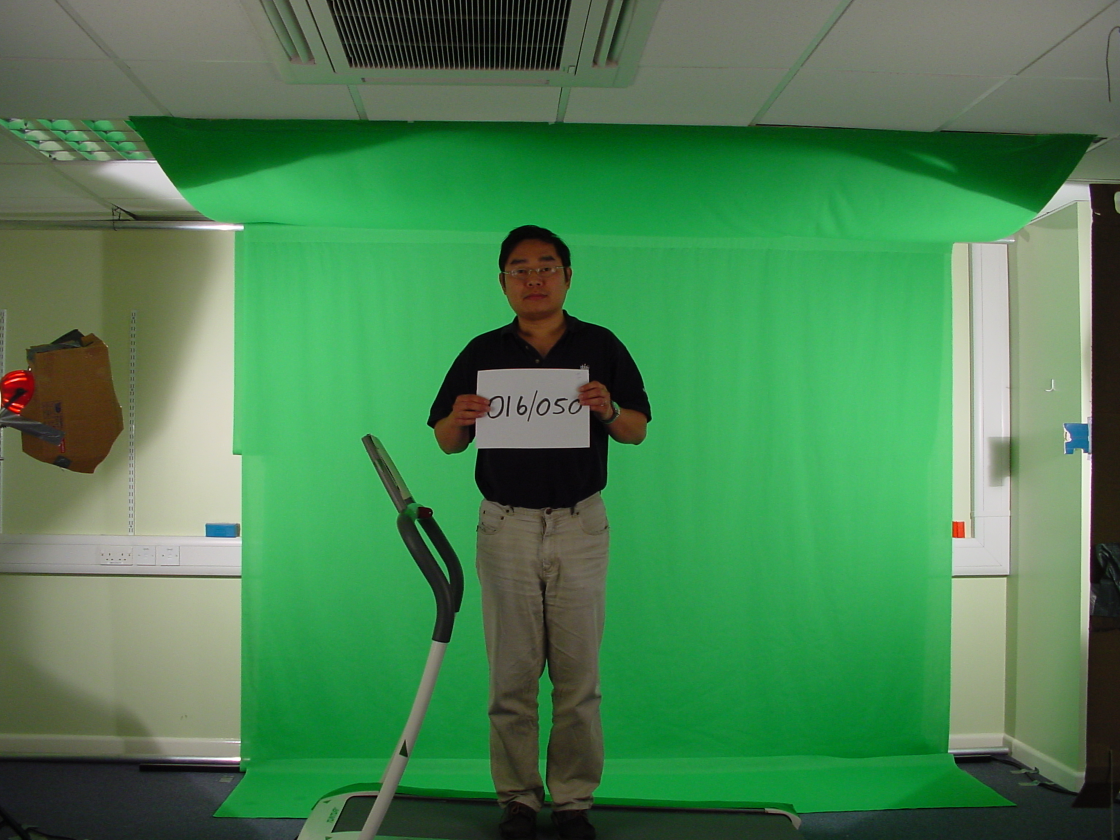
#> input picture train/training/016z050pf.jpg, 2240 x 1680 px (shown at 1/2 size); its folder holds only this picture in this run
$ jupyter execute --allow-errors body_shape_biometric_mine_final.ipynb   (shell and % lines are left out)
#> lines starting #> are read from the running program, lines starting #| are printed output that depends on the picture; after the words box and inside, x2 and y2 are one past the last pixel; in counts of white or black regions, pixels touching at a corner belong together
# 1) Imports

[cell 1]
import numpy as np
import matplotlib.pyplot as plt
import pandas as pd

[cell 2]
from PIL import Image
from sklearn.preprocessing import Normalizer
import os
import glob
import cv2

# 2) Data Loading

[cell 3]
def load_data(path):
#> called with path = 'biometrics/train/*'
    files = glob.glob(path)

    col_images = []
    gray_images = []
    labels = []

    for file in files:
        data_path = os.path.join(file, '*g')
        subject = glob.glob(data_path)
        label = os.path.basename(file)


        for data in subject:
            labels.append(label)
            img = cv2.imread(data)
#> img is the input picture: shape (1680, 2240, 3); mean B, G, R 82.3, 129.5, 74.7
            crop_img = img[300:1530, 750:1500]
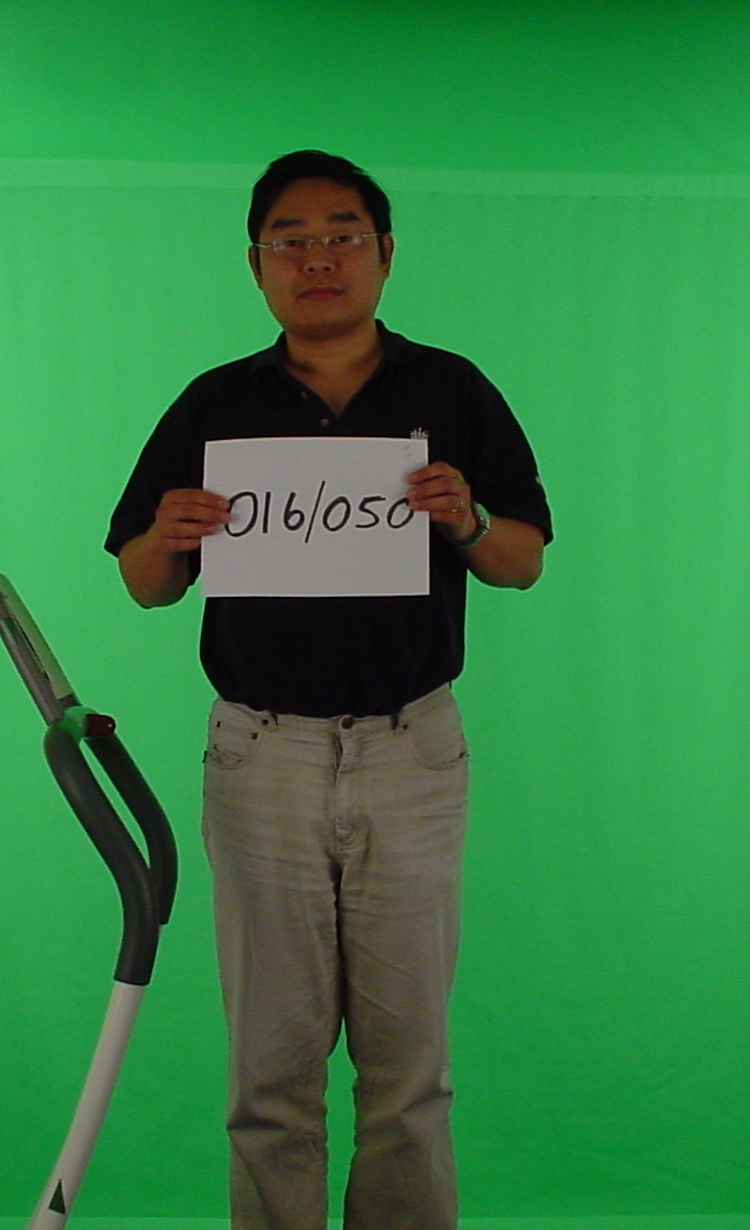
#> crop_img: shape (1230, 750, 3); mean B, G, R 67.5, 126.9, 49.9
            img = cv2.cvtColor(crop_img, cv2.COLOR_BGR2RGB)
#> img: shape (1230, 750, 3)
            gray = cv2.cvtColor(crop_img, cv2.COLOR_BGR2GRAY)
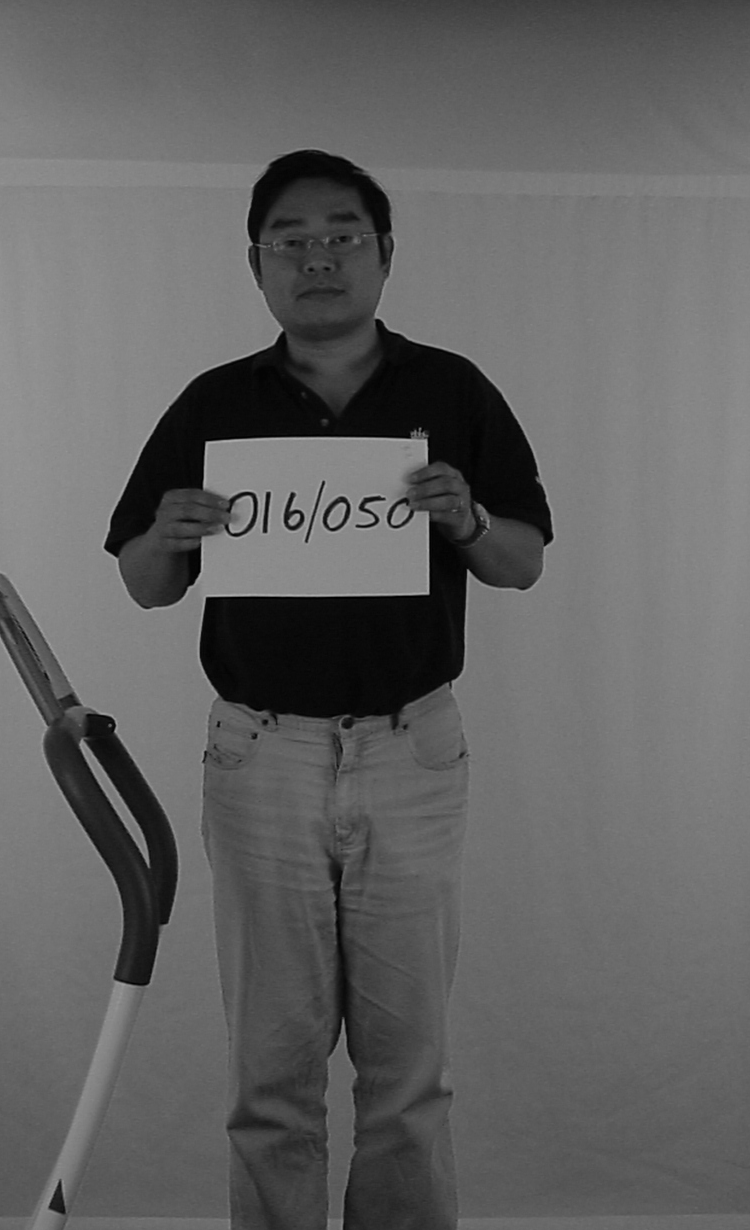
#> gray: shape (1230, 750); min 0, max 181, mean 97.1
            col_images.append(img)
            gray_images.append(gray)

    return col_images, gray_images, labels

[cell 4]
train_path = 'biometrics/train/*'
test_path = 'biometrics/test/*'

train_col, train_data, train_labels = load_data(train_path)
#> train_col = 1 item; train_data = 1 item; train_labels = ['training']
test_col, test_data, test_labels = load_data(test_path)

# 4) Pre-processing

### 4.1) Data Preparation

[cell 5]
def create_templates(datum):
    background = cv2.imread('background.jpg')
    crop_bg = background[300:1530, 750:1500]

    bg = cv2.cvtColor(crop_bg, cv2.COLOR_RGB2LAB)
    _, thr = cv2.threshold(bg,90,255,cv2.THRESH_BINARY)
    bg = cv2.cvtColor(thr, cv2.COLOR_LAB2RGB)
    bg = cv2.cvtColor(bg, cv2.COLOR_RGB2GRAY)
    _, thr_bg = cv2.threshold(bg,120,255,cv2.THRESH_BINARY)

    template_top_treadmill = thr_bg[690:1100, 55:145]

    return template_top_treadmill#, template_marker

[cell 6]
# [16 lines left out: function remove_treadmill, not called in this run]

[cell 7]
def preprocess(data, data_col, TRAIN=True):
#> called with TRAIN = True
    template_top_treadmill = []
    #template_marker = []

    data1 = data.copy()
#> data1 = 1 item

    for i, datum, col_img in zip(range(len(data1)), data1, data_col):

        img = cv2.cvtColor(col_img, cv2.COLOR_RGB2LAB)
#> img: shape (1230, 750, 3); mean of channels 0, 1, 2 120.7, 94.5, 153.4
        _, thr = cv2.threshold(img,90,255,cv2.THRESH_BINARY)
#> thr: shape (1230, 750, 3); mean of channels 0, 1, 2 197.9, 83.4, 255
        img = cv2.cvtColor(thr, cv2.COLOR_LAB2RGB)
        img = cv2.cvtColor(img, cv2.COLOR_RGB2GRAY)
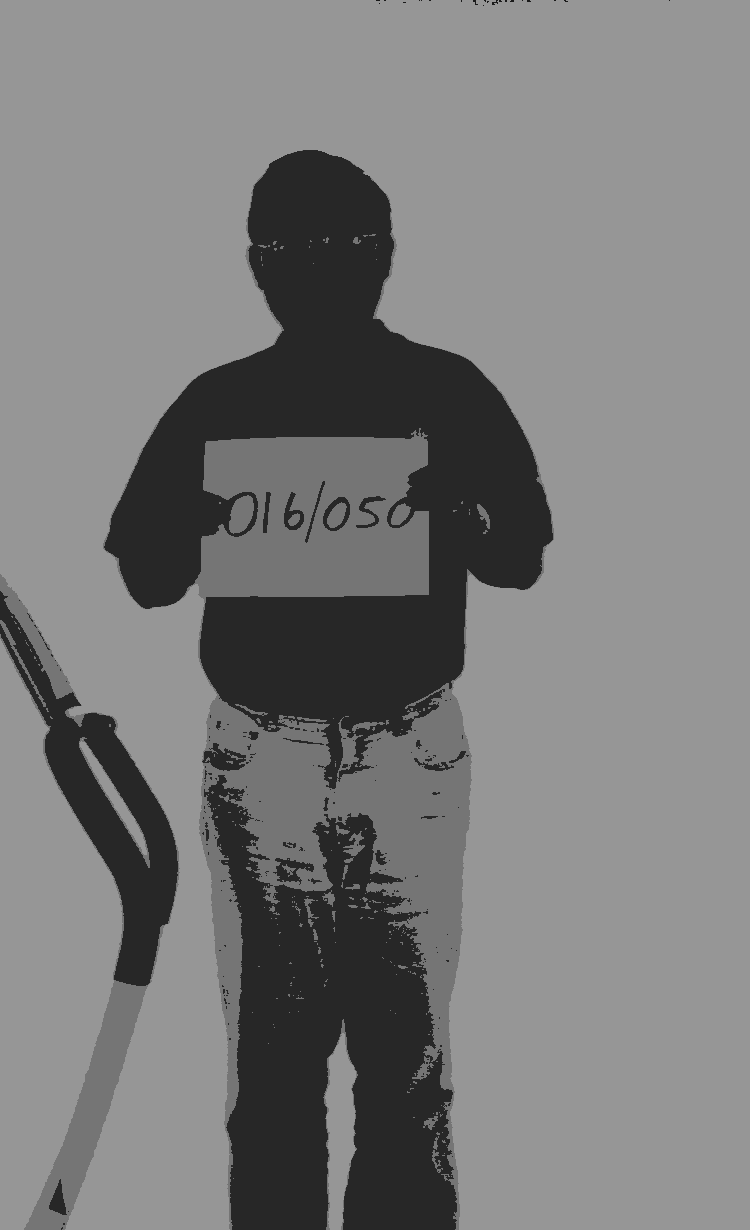
#> img: shape (1230, 750); min 26, max 150, mean 121.7
        _, thr = cv2.threshold(img,120,255,cv2.THRESH_BINARY)
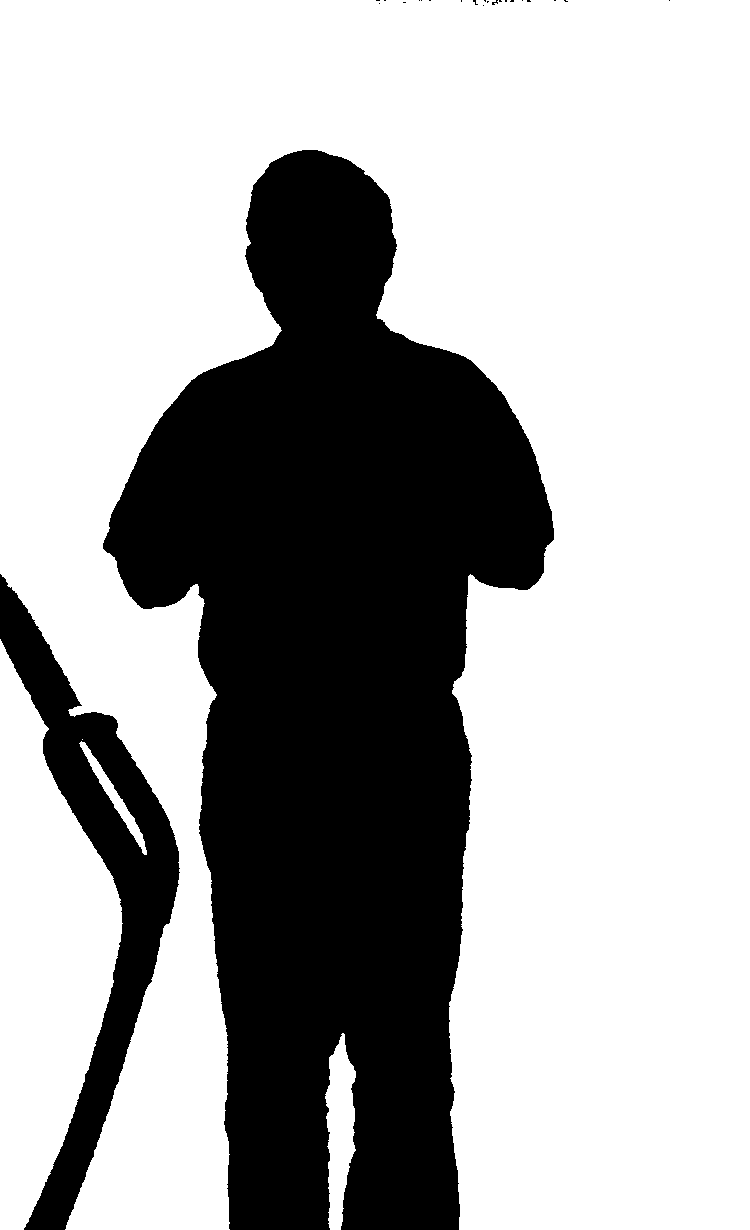
#> thr: shape (1230, 750); 67.3% white; 23 black regions (21 under 20 px), largest, box (x1, y1, x2, y2) and area: (103, 150, 554, 1230) 270454, (0, 574, 180, 1230) 31132

        if i == 0:
            template_top_treadmill = create_templates(thr)

        tmp = remove_treadmill(template_top_treadmill, thr)

        data1[i] = tmp

    return data1

#> (a cell that did not finish here is left out)

### 4.2) Feature Extraction

[cell 9]
# [10 lines left out: function find_center, not called in this run]

[cell 10]
# [31 lines left out: function generate_contours, not called in this run]

[cell 11]
# [10 lines left out: function unwrap_silhouette, not called in this run]

[cell 12]
# [8 lines left out: function down_sample, not called in this run]

[cell 13]
# [9 lines left out: function get_features, not called in this run]

#> (a cell that did not finish here is left out)

#> (a cell that did not finish here is left out)

#> (a cell that did not finish here is left out)

#> (a cell that did not finish here is left out)

#> (a cell that did not finish here is left out)

# 5) Histogram of Distances

[cell 19]
train_front = []
train_side = []
test_front = []
test_side = []

train_front_labels = []
test_front_labels = []
train_side_labels = []
test_side_labels = []

# Generating front and side profile datasets
#> (the rest of this cell did not finish here and is left out)

#> (a cell that did not finish here is left out)

[cell 21]
distances_side = []
distances_front = []

#> (the rest of this cell did not finish here and is left out)

[cell 22]
plt.hist(distances_front)
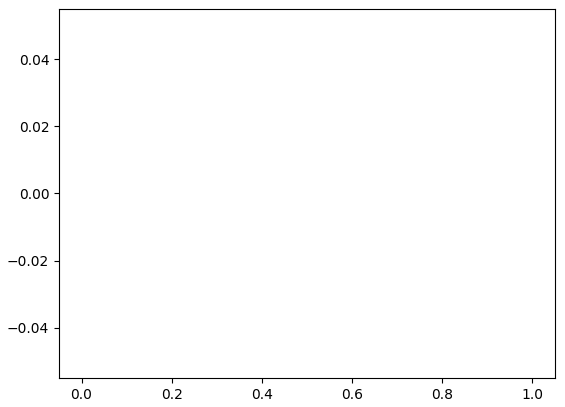
#> figure drawn by matplotlib, 1 panel

$ run again, on test/testing/DSC00165.JPG
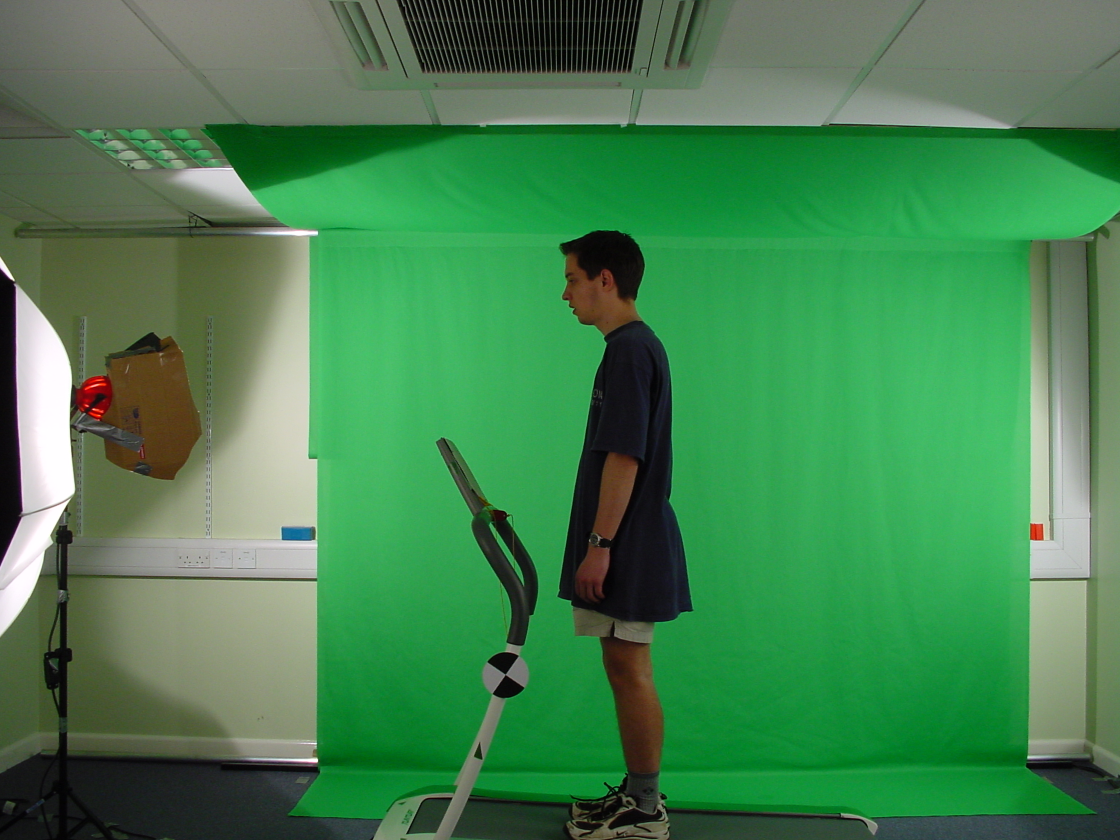
#> input picture test/testing/DSC00165.JPG, 2240 x 1680 px (shown at 1/2 size)
#> in load_data, img is the input picture: shape (1680, 2240, 3); mean B, G, R 80.5, 130.3, 69.2
#> in load_data (call 2), `gray = cv2.cvtColor(crop_img, cv2.COLOR_BGR2GRAY)`:
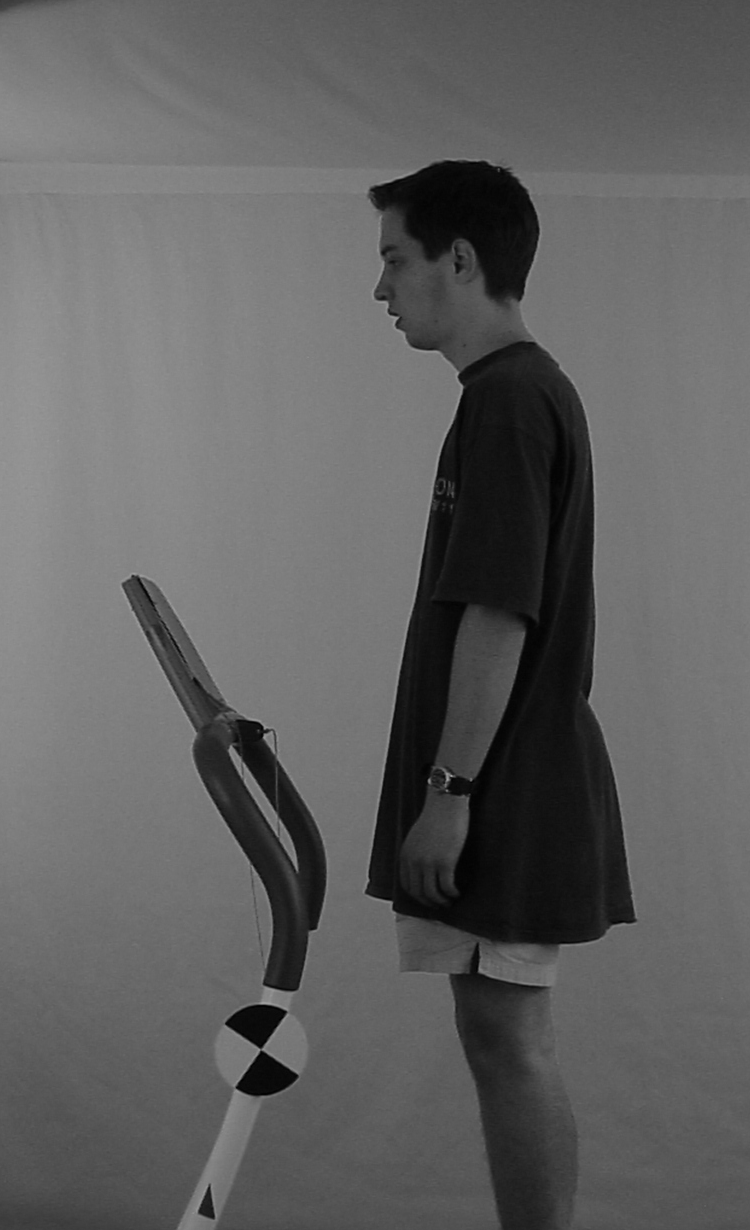
#> gray: shape (1230, 750); min 1, max 165, mean 96.1
#> test_col = 1 item; test_labels = ['testing']
#> data1 = 1 item
#> in preprocess (call 2), `_, thr = cv2.threshold(img,120,255,cv2.THRESH_BINARY)`:
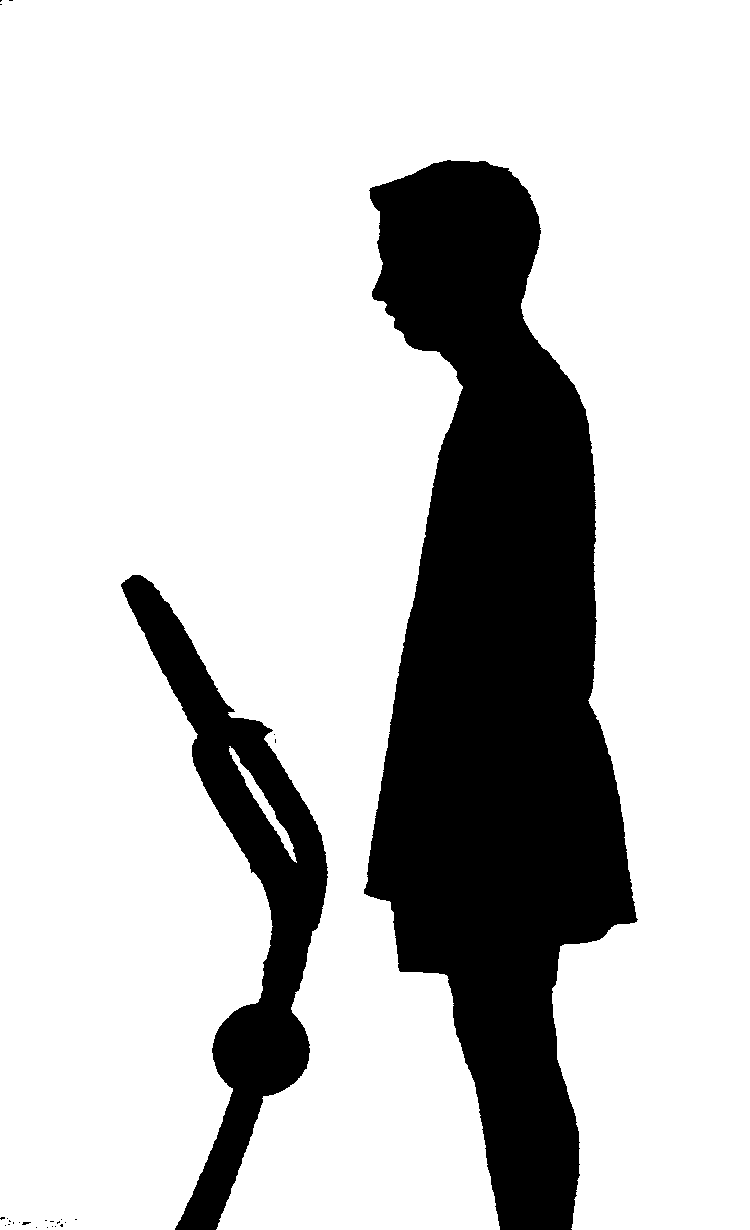
#> thr: shape (1230, 750); 77.7% white; 26 black regions (24 under 20 px), largest, box (x1, y1, x2, y2) and area: (364, 160, 638, 1230) 169641, (121, 575, 328, 1230) 36088
